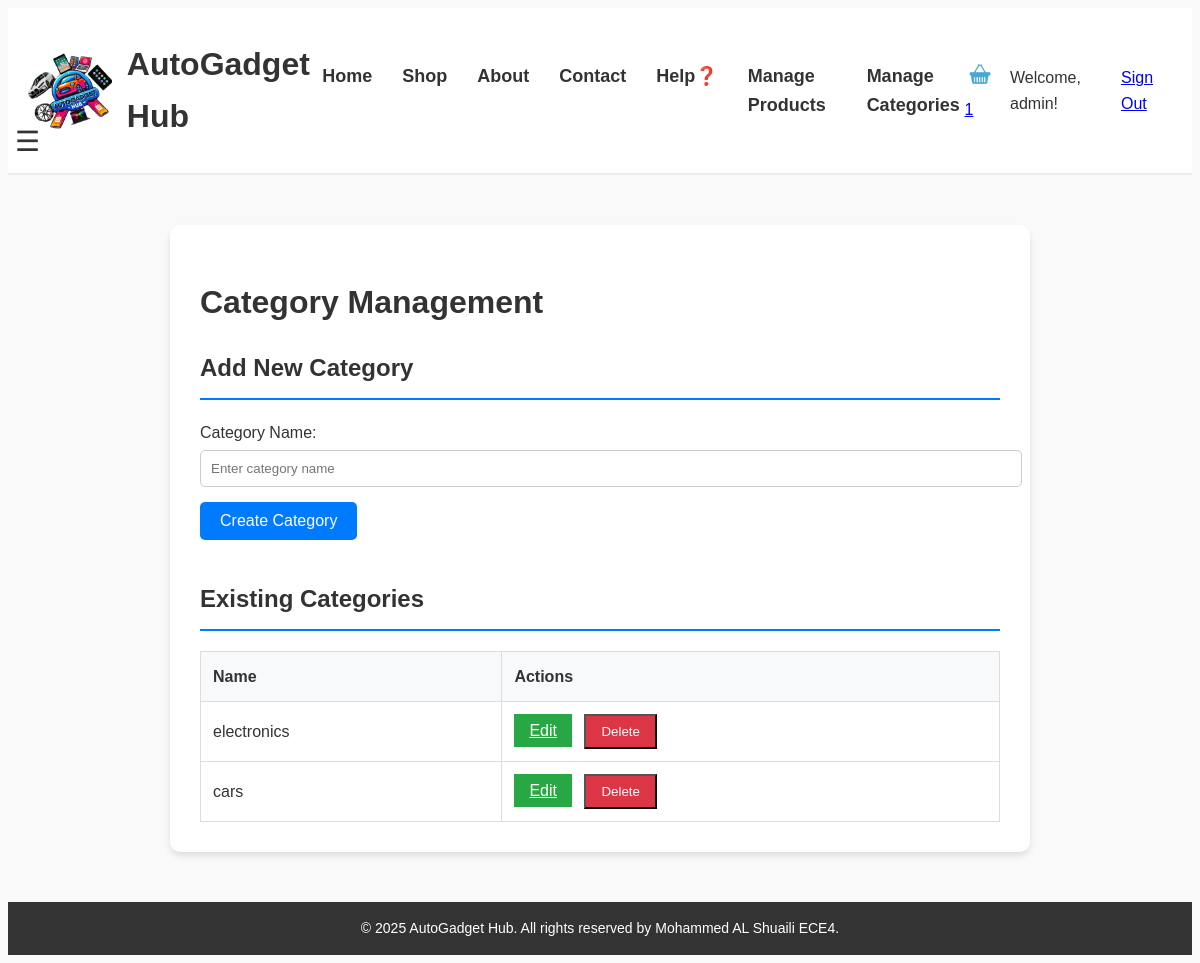
The app's page /staff/categories/ (signed in), older data.
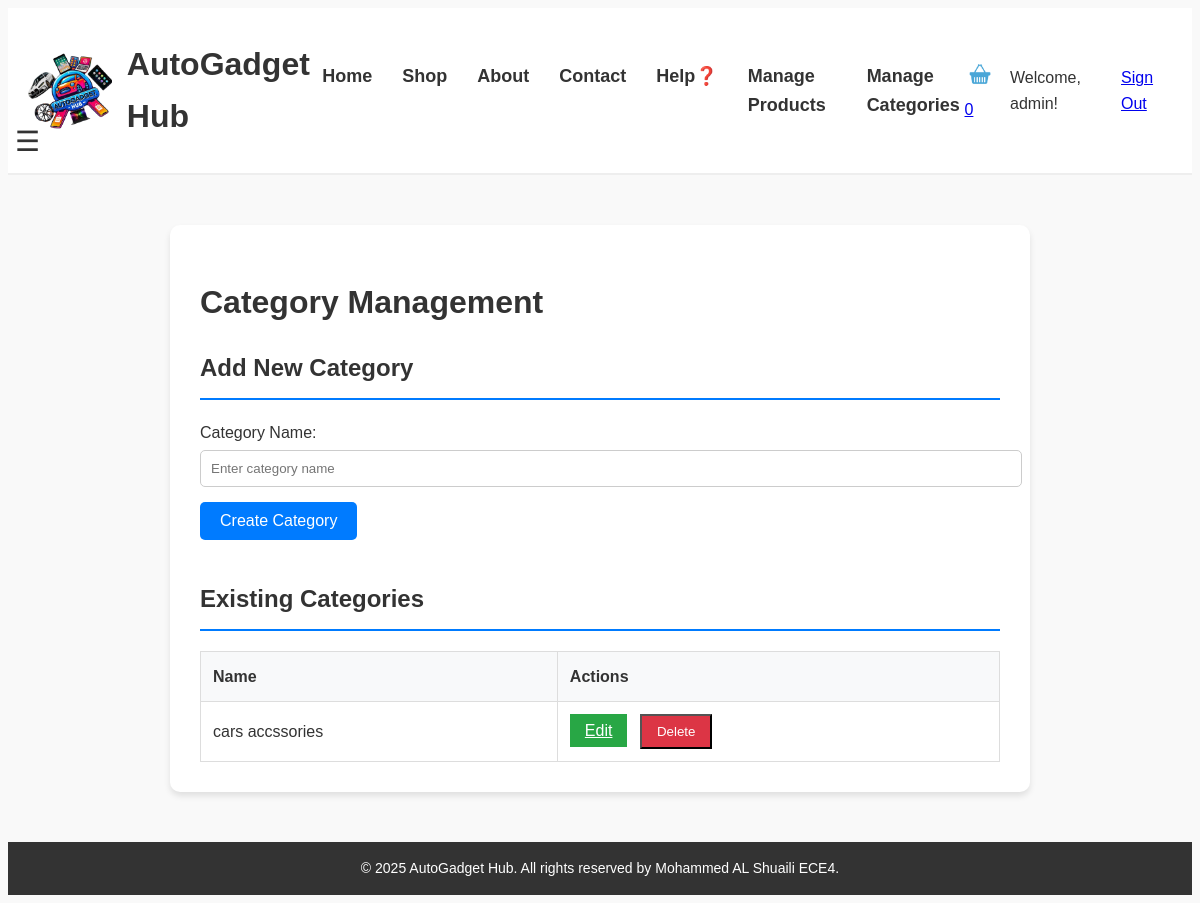
The same page, newer data.
### myapp/models.py (models this page shows, shortened)
class ProductCategory(models.Model):
    name = models.CharField(max_length=100)

### myapp/views.py (the view)
# urls.py: path('staff/categories/', views.manage_categories, name='manage_categories'),
@staff_member_required
def manage_categories(request):
    categories = ProductCategory.objects.all()
    if request.method == 'POST':
        form = ProductCategoryForm(request.POST)
        if form.is_valid():
            form.save()
            messages.success(request, 'Category added successfully')
            return redirect('manage_categories')
    else:
        form = ProductCategoryForm()
    return render(request, 'myapp/staff/categories.html', {
        'categories': categories,
        'form': form
    })

### myapp/forms.py
class ProductCategoryForm(forms.ModelForm):
    class Meta:
        model = ProductCategory
        fields = ['name']
        labels = {
            'name': 'Category Name'
        }
        widgets = {
            'name': forms.TextInput(attrs={'placeholder': 'Enter category name'})
        }

### myapp/templates/myapp/staff/categories.html (shortened to what this page needs)
{% extends "myapp/base.html" %}
{% block content %}
<div class="staff-container">
    <h1>Category Management</h1>
    <section class="add-form">
        <h2>Add New Category</h2>
        <form method="post">
            <div class="form-group">
                {{ form.name.label_tag }}
                {{ form.name }}
            </div>
            <button type="submit" class="btn-primary">Create Category</button>
        </form>
    </section>
    <section class="category-list">
        <h2>Existing Categories</h2>
        <table>
            <thead>
                <tr>
                    <th>Name</th>
                    <th>Actions</th>
                </tr>
            </thead>
            <tbody>
                {% for category in categories %}
                <tr>
                    <td>{{ category.name }}</td>
                    <td>
                        <a href="{% url 'category_edit' category.id %}" class="btn-edit">Edit</a>
                        <form method="POST" action="{% url 'category_delete' category.id %}" style="display: inline;">
                            <button type="submit" class="btn-delete"
                                    onclick="return confirm('Are you sure? This cannot be undone.')">
                                Delete
                            </button>
                        </form>
                    </td>
                </tr>
                {% empty %}
                <tr>
                    <td colspan="2">No categories found</td>
                </tr>
                {% endfor %}
            </tbody>
        </table>
    </section>
</div>
{% endblock %}

### myapp/templates/myapp/base.html (shortened to what this page needs)
<!DOCTYPE html>
<html lang="en">
<head>
    {% load static %}
    <link rel="stylesheet" href="{% static 'myapp/css/header_mainBody.css' %}">
    <link rel="stylesheet" href="{% static 'myapp/css/staff.css' %}">
</head>
<body>
    <header>
        <div>
            <img src="{% static 'myapp/images/my_logo.png' %}" alt="AutoGadget Hub Logo">
            <h1>AutoGadget Hub</h1>
        </div>
        <nav>
            <a href="{% url 'home' %}">Home</a>
            <a href="{% url 'shop' %}">Shop</a>
            <a href="{% url 'about' %}">About</a>
            <a href="{% url 'contact' %}">Contact</a>
            <a href="{% url 'help' %}">Help❓</a>
            {% if user.is_staff %}
            <a href="{% url 'manage_products' %}">Manage Products</a>
            <a href="{% url 'manage_categories' %}">Manage Categories</a>
            {% endif %}
        </nav>
        <div class="auth-section">
            <a href="{% url 'cart' %}" class="cart-link">
                <img src="{% static 'myapp/images/shopping_cart.png' %}" alt="Cart">
                <span class="cart-count">
                    {% if user.is_authenticated %}{{ user.cartitem_set.count }}{% else %}0{% endif %}
                </span>
            </a>
            {% if user.is_authenticated %}
            <span>Welcome, {{ user.username }}!</span>
            <a href="{% url 'signout' %}">Sign Out</a>
            {% else %}
            <a href="{% url 'signin' %}">Sign In</a>
            <a href="{% url 'signup' %}">Sign Up</a>
            {% endif %}
        </div>
    </header>
    <main>
        <div class="menu-trigger">
            <div class="hamburger">☰</div>
        </div>
        {% block content %}{% endblock %}
    </main>
    <footer>
        <p>&copy; 2025 AutoGadget Hub. All rights reserved by Mohammed AL Shuaili ECE4.</p>
    </footer>
</body>
</html>

### myapp/static/myapp/css/header_mainBody.css (style rules this page uses)
body { font-family: Arial, sans-serif; background-color: #f9f9f9; color: #333; line-height: 1.6; }
header { background-color: #fff; border-bottom: 2px solid #eee; padding: 10px 20px; display: flex; justify-content: space-between; align-items: center; }
header div:first-child { display: flex; align-items: center; }
header div:first-child img { height: 80px; margin-right: 15px; }
header nav { display: flex; gap: 30px; }
header nav a { color: #333; text-decoration: none; font-size: 18px; font-weight: bold; padding: auto; }
header div:last-child { display: flex; align-items: center; gap: 10px; }
header div:last-child img { height: 30px; width: 30px; }
.hamburger { font-size: 28px; cursor: pointer; padding: 10px; position: fixed; top: 110px; left: 5px; transition: 0.3s; }

### myapp/static/myapp/css/staff.css (style rules this page uses)
body { display: flex; flex-direction: column; min-height: 100vh; }
.staff-container { max-width: 800px; margin: 50px auto; background: #fff; border-radius: 10px; box-shadow: 0 4px 6px rgba(0, 0, 0, 0.1); padding: 30px; }
.add-form { margin-bottom: 40px; }
.add-form h2, .category-list h2 { color: #333; border-bottom: 2px solid #007BFF; padding-bottom: 10px; margin-bottom: 20px; }
.form-group { margin-bottom: 15px; }
.form-group label { display: block; margin-bottom: 5px; font-weight: 500; }
.btn-primary { background-color: #007BFF; color: white; padding: 10px 20px; border: none; border-radius: 5px; cursor: pointer; font-size: 16px; }
.btn-edit { background-color: #28a745; color: white; padding: 8px 15px; margin-right: 8px; }
.btn-delete { background-color: #dc3545; color: white; padding: 8px 15px; }
.category-list table { width: 100%; border-collapse: collapse; margin-top: 20px; background: white; }
.category-list th, .category-list td { border: 1px solid #ddd; padding: 12px; text-align: left; }
.category-list th { background-color: #f8f9fa; font-weight: 600; }
.category-list { margin-top: 30px; }
.form-group input, .form-group select, .form-group textarea { width: 100%; padding: 10px; border: 1px solid #ccc; border-radius: 5px; }
footer { background-color: #333; color: #fff; text-align: center; padding: 15px 0; width: 100%; margin-top: auto; }
footer p { font-size: 14px; margin: 0; }
label { display: block; margin-bottom: 5px; font-weight: bold; }

Row changes from the older to the newer data that the page shows:
removed ProductCategory: name "electronics"
changed ProductCategory: name "cars" → "cars accssories"
Text that changed along with them:
{{ user.cartitem_set.count }}: "1" → "0"
